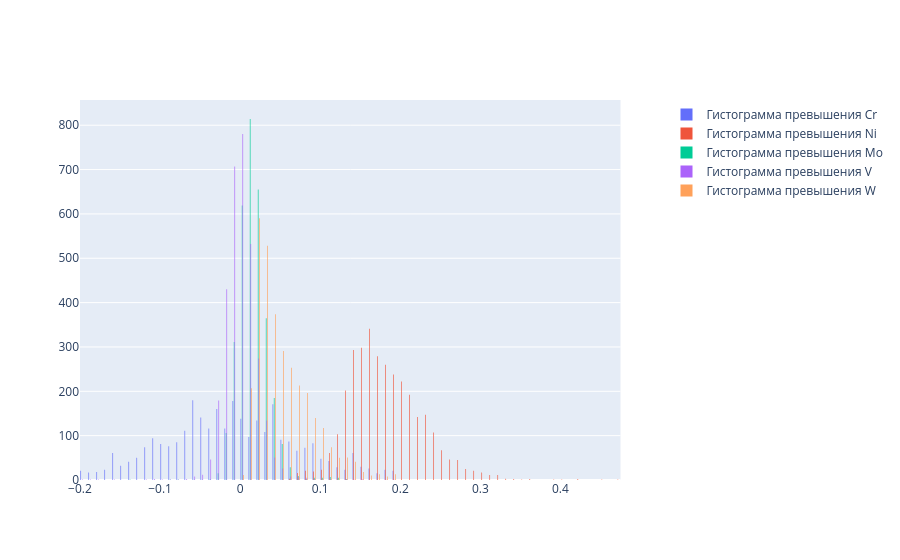

The notebook cell this image was saved under:
### Markdown cell above
#### TODO
- создать гистограммы по отдельным сталеварам
- выявить случаи брака, превышение или занижение по элементу

### Code cell
import plotly.graph_objects as go
from plotly.subplots import make_subplots

data['Cr_exceed']=data.apply(lambda x:x['Cr_Final']-x['Cr_Target'],axis=1)
data['Ni_exceed']=data.apply(lambda x:x['Ni_Final']-x['Ni_Target'],axis=1)
data['Mo_exceed']=data.apply(lambda x:x['Mo_Final']-x['Mo_Target'],axis=1)
data['V_exceed']=data.apply(lambda x:x['V_Final']-x['V_Target'],axis=1)
data['W_exceed']=data.apply(lambda x:x['W_Final']-x['W_Target'],axis=1)

print('в среднем разница между Cr_Target и Cr_LowerLimit =',data.apply(lambda x:x['Cr_Target']-x['Cr_LowerLimit'],axis=1).mean())
print('в среднем разница между Ni_Target и Ni_LowerLimit =',data.apply(lambda x:x['Ni_Target']-x['Ni_LowerLimit'],axis=1).mean())
print('в среднем разница между Mo_Target и Mo_LowerLimit =',data.apply(lambda x:x['Mo_Target']-x['Mo_LowerLimit'],axis=1).mean())
print('в среднем разница между V_Target и V_LowerLimit =',data.apply(lambda x:x['V_Target']-x['V_LowerLimit'],axis=1).mean())
print('в среднем разница между W_Target и W_LowerLimit =',data.apply(lambda x:x['W_Target']-x['W_LowerLimit'],axis=1).mean())

fig = make_subplots(specs=[[{"secondary_y": True}]])

fig.add_trace(go.Histogram(x=data['Cr_exceed'],xbins=dict(start=-0.2, end= 0.2, size=0.005), name='Гистограмма превышения Cr'))
fig.add_trace(go.Histogram(x=data['Ni_exceed'],xbins=dict(start=-0.5, end= 0.5, size=0.005), name='Гистограмма превышения Ni'))
fig.add_trace(go.Histogram(x=data['Mo_exceed'],xbins=dict(start=-0.2, end= 0.2, size=0.005), name='Гистограмма превышения Mo'))
fig.add_trace(go.Histogram(x=data['V_exceed'],xbins=dict(start=-0.2, end= 0.2, size=0.005), name='Гистограмма превышения V'))
fig.add_trace(go.Histogram(x=data['W_exceed'],xbins=dict(start=-0.2, end= 0.2, size=0.005), name='Гистограмма превышения W'))
#fig.add_trace(go.Histogram(x=data['Cr_exceed'], name='Гистограмма превышения Cr'))
fig.show()

### Figure 1 — Plotly figure (JSON) as saved in the notebook; plotly's stock layout.template omitted (floating-point values rounded to 4 significant figures; data arrays with more than 128 entries replaced by an {"elided": "..."} marker saying what was removed)
{"data": [{"name": "Гистограмма превышения Cr", "type": "histogram", "x": {"elided": "3225 float values"}, "xbins": {"end": 0.2, "size": 0.005, "start": -0.2}}, {"name": "Гистограмма превышения Ni", "type": "histogram", "x": {"elided": "3225 float values"}, "xbins": {"end": 0.5, "size": 0.005, "start": -0.5}}, {"name": "Гистограмма превышения Mo", "type": "histogram", "x": {"elided": "3225 float values"}, "xbins": {"end": 0.2, "size": 0.005, "start": -0.2}}, {"name": "Гистограмма превышения V", "type": "histogram", "x": {"elided": "3225 float values"}, "xbins": {"end": 0.2, "size": 0.005, "start": -0.2}}, {"name": "Гистограмма превышения W", "type": "histogram", "x": {"elided": "3225 float values"}, "xbins": {"end": 0.2, "size": 0.005, "start": -0.2}}], "layout": {"xaxis": {"anchor": "y", "domain": [0, 0.94]}, "yaxis": {"anchor": "x", "domain": [0, 1]}, "yaxis2": {"anchor": "x", "overlaying": "y", "side": "right"}}}
